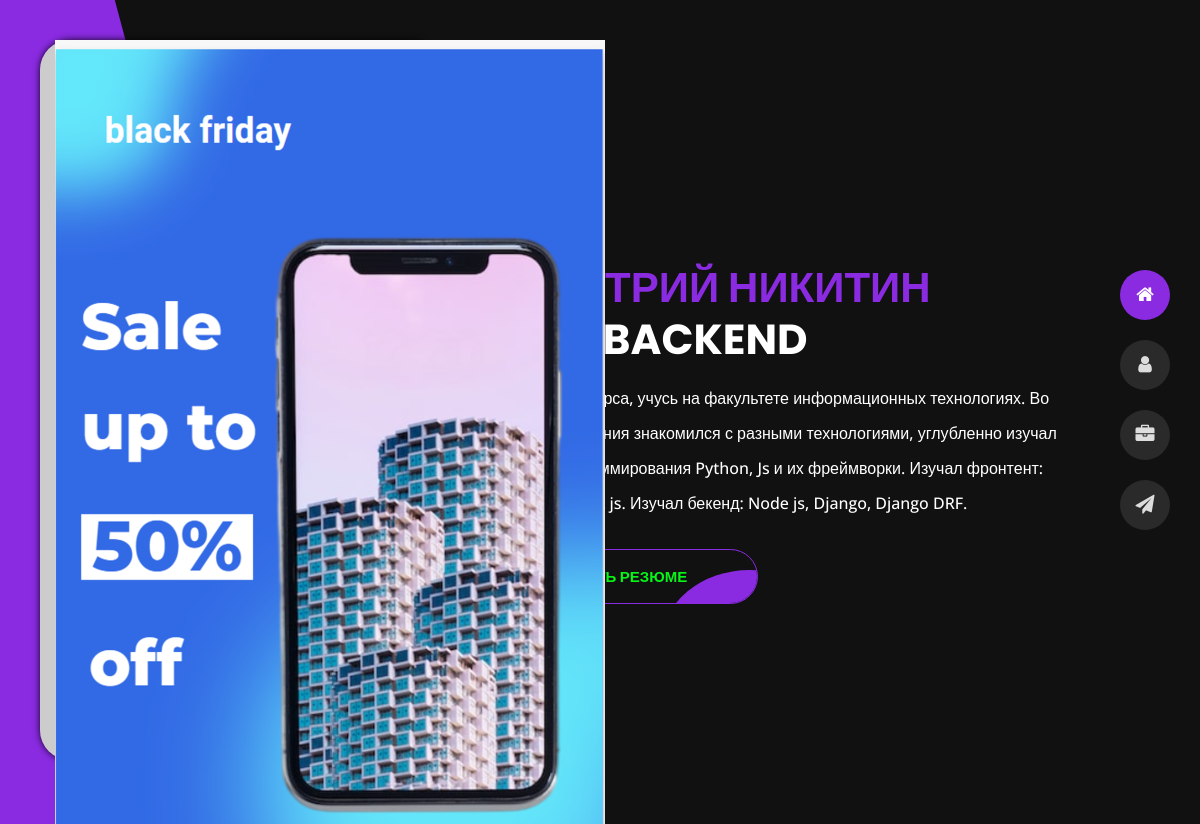
The page / on the database its author committed.
### tunis/models.py (models this page shows)
class UserSelf(models.Model):
    class Meta:
        verbose_name = 'Анкета'
        verbose_name_plural = 'Анкеты'
    name = models.CharField(verbose_name='Имя', max_length=155)
    surname = models.CharField(verbose_name='Фамилия', max_length=155)
    age = models.IntegerField(verbose_name='Возраст')
    dsc = models.TextField(verbose_name='Описание о себе')
    photo_desktop = models.ImageField(verbose_name='Фотография(610х1020)',  upload_to='photo/desktop/%Y/%m/%d/')
    photo_mobile = models.ImageField(verbose_name='Фотография(300х300)', upload_to='photo/mobile/%Y/%m/%d/')
    work_experience = models.IntegerField(verbose_name='Стаж работы')
    address = models.CharField(verbose_name='Адрес', max_length=155)
    phone = models.CharField(verbose_name='Номер телефона', max_length=155)
    mail = models.EmailField(verbose_name='Почта')
    education = models.CharField(verbose_name='Образование', max_length=255)
    vacancy = models.CharField(verbose_name='Вакансия', max_length=255)
    resume = models.FileField(verbose_name='Резюме(pdf)', upload_to='photo/resume/%Y/%m/%d/')
    salary = models.IntegerField(verbose_name='Желаемая зарплата')
    is_active = models.BooleanField(verbose_name='Активно')

### tunis/views.py (the view)
# urls.py: path('', show_index, name='index'),
def show_index(req):
    data = {
        'title': 'Главная страница',
        'users': UserSelf.objects.filter(is_active=True)
    }
    return render(request=req, template_name='tunis/dark/index.html', context=data)

### tunis/templates/tunis/dark/index.html (shortened to what this page needs)
﻿{% load static %}
<!DOCTYPE html>
<html lang="en">
<head>
    <link href="{% static 'tunis/css/dark/bootstrap.min.css' %}" rel="stylesheet">
    <link href="{% static 'tunis/css/dark/preloader.min.css' %}" rel="stylesheet">
    <link href="{% static 'tunis/css/dark/circle.css' %}" rel="stylesheet">
    <link href="{% static 'tunis/css/dark/font-awesome.min.css' %}" rel="stylesheet">
    <link href="{% static 'tunis/css/dark/fm.revealator.jquery.min.css' %}" rel="stylesheet">
    <link href="{% static 'tunis/css/dark/style.css' %}" rel="stylesheet">
    <link href="{% static 'tunis/css/dark/skins/blueviolet.css' %}" rel="stylesheet">
     <link href="http://cdnjs.cloudflare.com/ajax/libs/font-awesome/4.3.0/css/font-awesome.css" rel="stylesheet" type='text/css'>">
</head>
<body class="home">
<header class="header" id="navbar-collapse-toggle">
    <ul class="icon-menu d-none d-lg-block revealator-slideup revealator-once revealator-delay1">
        <li class="icon-box active">
            <i class="fa fa-home"></i>
            <a href="{% url 'index' %}">
            </a>
        </li>
        <li class="icon-box">
            <i class="fa fa-user"></i>
            <a href="{% url 'about' %}">
            </a>
        </li>
        <li class="icon-box">
            <i class="fa fa-briefcase"></i>
            <a href="{% url 'portfolio' %}">
            </a>
        </li>
        <li class="icon-box">
            <i class="fa fa fa-send"></i>
            <a href="{% url 'contact' %}">
            </a>
        </li>
    </ul>
</header>
{% for user in users %}
    <section class="container-fluid main-container container-home p-0 revealator-slideup revealator-once revealator-delay1">
        <div class="row home-details-container align-items-center">
            <div class="col-lg-4 bg position-fixed d-none d-lg-block">
                <img src="{{ user.photo_desktop.url }}" alt="">
            </div>
            <div class="col-12 col-lg-8 offset-lg-4 home-details text-left text-sm-center text-lg-left">
                <div>
                    <h1 class="text-uppercase poppins-font">{{ user.name }} {{ user.surname }}<span>{{ user.vacancy }}</span></h1>
                    <p class="open-sans-font">{{ user.dsc }}</p>
                    <a class="button" href="{{ user.resume.url }}">
                        <span class="button-text">Скачать резюме</span>
                        <span class="button-icon"></span>
                    </a>
                </div>
            </div>
        </div>
    </section>
{% endfor %}
</body>
</html>

### tunis/static/tunis/css/dark/style.css (style rules this page uses)
html { overflow-x: hidden; height: 100%; }
body { font-family: 'Poppins', sans-serif; font-size: 15px; color: #fff; font-weight: 500; line-height: 1.6; position: relative; background-size: cover; background-position: center; height: 100%; width: 100%; background-color: #111; }
.poppins-font { font-family: 'Poppins', sans-serif; }
.open-sans-font { font-family: 'Open Sans', sans-serif; }
.no-transform { transform: none !important; }
.button { overflow: hidden; display: inline-block; line-height: 1.4; border-radius: 35px; white-space: nowrap; text-overflow: ellipsis; text-align: center; cursor: pointer; vertical-align: middle; user-select: none; transition: 250ms all ease-in-out; text-transform: uppercase; text-decoration: none !important; position: relative; z-index: 1; padding: 16px 70px 16px 35px; font-size: 15px; font-weight: 600; color: #fff; background-color: transparent; outline: none !important; }
.button .button-text { position: relative; z-index: 2; color: #06f618; transition: .3s ease-out all; }
.button:before { z-index: -1; content: ''; position: absolute; top: 0; bottom: 0; left: 0; right: 0; transform: translateX(100%); transition: .6s ease-out all; }
.button-icon { position: absolute; right: -80px; top: 20px; bottom: 0; width: 175px; height: 145px; display: flex; justify-content: center; align-items: center; font-size: 10px; color: #ffffff; border-radius: 50%; }
@media (min-width: 992px) { .header { position: fixed; right: 30px; bottom: 0; z-index: 3; display: flex; align-items: center; height: calc(100vh - 200px); top: 100px; opacity: 1; transition: opacity 0.3s; -webkit-transition: opacity 0.3s; } }
@media (min-width: 992px) { .header ul.icon-menu { margin: 0; padding: 0; } }
@media (min-width: 992px) { .header ul.icon-menu li.icon-box { width: 50px; height: 50px; list-style: none; position: relative; display: flex; align-items: center; transition: .3s; margin: 20px 0; border-radius: 50%; background: #2b2a2a; } }
@media (min-width: 992px) { .header ul.icon-menu li.icon-box i { color: #ddd; font-size: 19px; transition: .3s; } }
@media (min-width: 992px) { .header ul.icon-menu li.icon-box.active, .header ul.icon-menu li.icon-box:hover, .header ul.icon-menu li.icon-box.active i, .header ul.icon-menu li.icon-box:hover i { color: #fff; } }
@media (min-width: 992px) { .header .icon-box a { display: block; padding: 0; width: 50px; height: 50px; } }
@media (min-width: 992px) { .header .icon-box i.fa { position: absolute; pointer-events: none; } }
@media (min-width: 992px) { .header .icon-menu i { left: 0; right: 0; margin: 0 auto; display: block; text-align: center; font-size: 35px; top: 15px; } }
.home .bg { background-image: url(http://via.placeholder.com/610x1020); background-size: cover; background-repeat: no-repeat; background-position: top; height: calc(100vh - 80px); z-index: 111; border-radius: 30px; left: 40px; top: 40px; box-shadow: 0 0 7px rgba(0,0,0,.9); }
.home .container-home { display: flex; align-items: center; min-height: 100%; }
.home .home-details > div { max-width: 550px; margin: 0 auto; }
.home .home-details h1 { font-size: 51px; line-height: 62px; font-weight: 700; margin: 18px 0 10px; position: relative; padding-left: 70px; }
.home .home-details h1:before { content: ''; position: absolute; left: 0; top: 29px; height: 4px; width: 40px; border-radius: 10px; }
.home .home-details h1 span { color: #fff; display: block; }
.home .home-details p { margin: 15px 0 28px; font-size: 16px; line-height: 35px; }
@media (max-width: 1200px) { .home .home-details h1 { padding-left: 0; } }
@media (max-width: 1200px) { .home .home-details h1:before { display: none; } }
@media (max-width: 1200px) and (min-width: 992px) { .home .home-details h1 { font-size: 42px; line-height: 52px; } }
@media (min-width: 992px) { .home .home-details-container { width: 100%; height: 100vh; } }
@media (min-width: 992px) { body.home { overflow: hidden; } }

### rows shown on the page
UserSelf: photo_desktop (picture), name "ДМИТРИЙ", surname "НИКИТИН", vacancy "DEV BACKEND", dsc "Студент 4 курса, учусь на факультете информационных технологиях. Во время обучения знакомился с разными технологиями, углубленно изучал язык программирования Python, Js и их фреймворки. Изучал фронтент: Vue js, React js. Изучал бекенд: Node js, Django, Django DRF."
